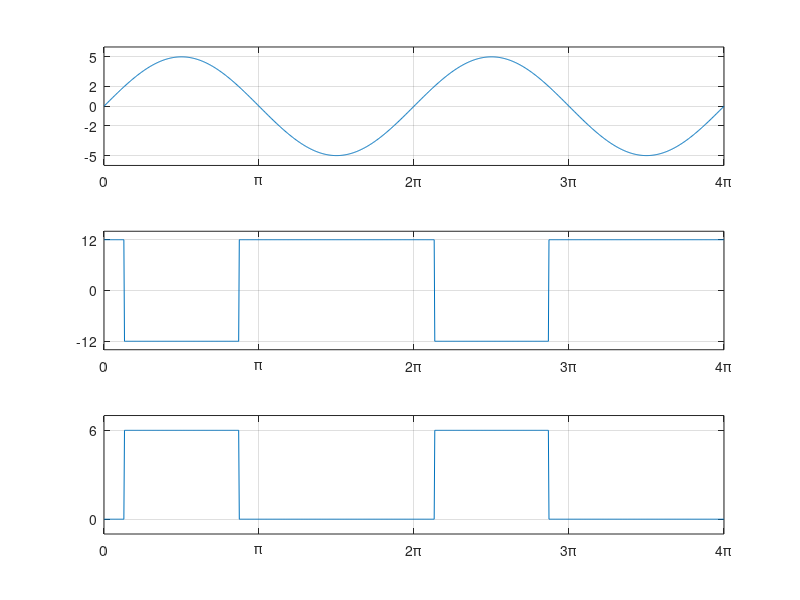

MATLAB code for this plot:
x = linspace(0,4*pi,1000);
y = 5*sin(x);
subplot(3,1,1)
plot(x,y)
xticks([0 pi 2*pi 3*pi 4*pi])
xticklabels({'0','\pi','2\pi','3\pi','4\pi'})
yticks([-5 -2 0 2 5])
set(gca,'XLim',[0 4*pi],'YLim',[-6 6])
grid on
for i = 1:length(x)
    if y(i) > 2
        z(i) = -12;
    else
        z(i) = 12;
    end
end
subplot(3,1,2)
plot(x,z)
xticks([0 pi 2*pi 3*pi 4*pi])
xticklabels({'0','\pi','2\pi','3\pi','4\pi'})
yticks([-12 0 12])
set(gca,'XLim',[0 4*pi],'YLim',[-14 14])
grid on
for i = 1:length(x)
    if z(i) > 1.2
        k(i) = 0;
    else
        k(i) = 6;
    end
end
subplot(3,1,3)
plot(x,k)
xticks([0 pi 2*pi 3*pi 4*pi])
xticklabels({'0','\pi','2\pi','3\pi','4\pi'})
yticks([-6 0 6])
set(gca,'XLim',[0 4*pi],'YLim',[-1 7])
grid on